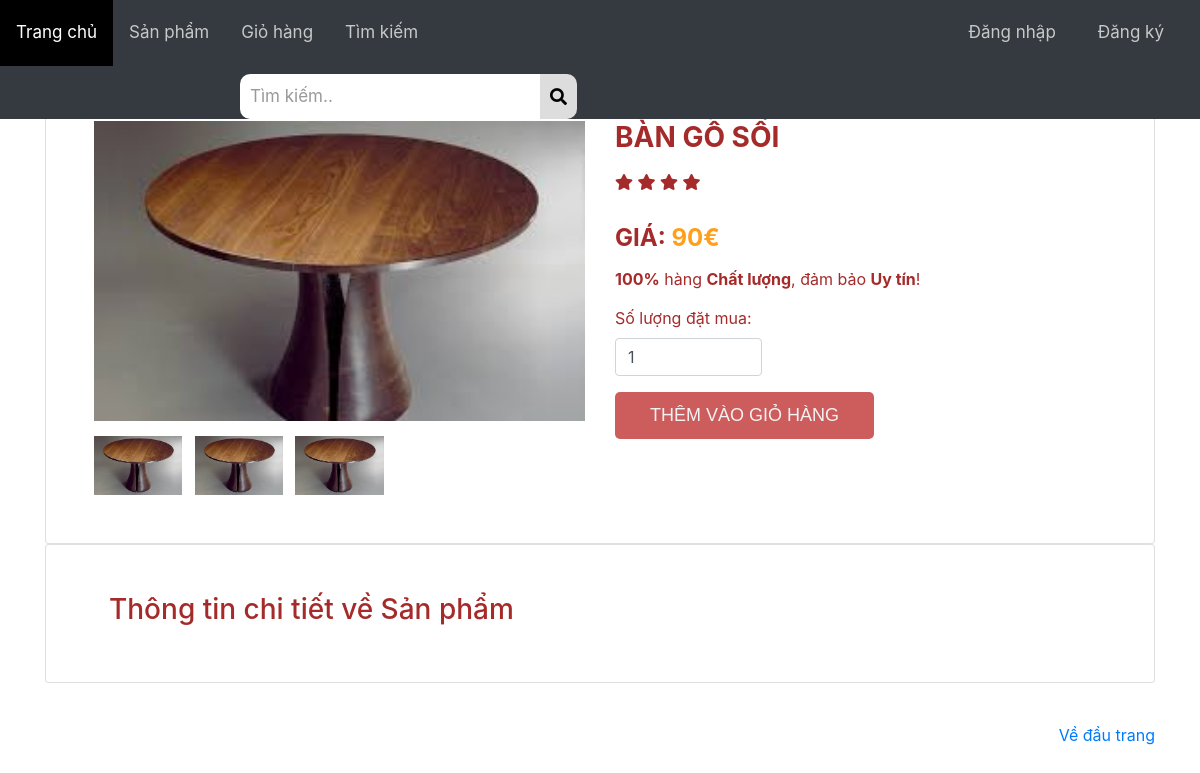
/web/productdetail.php?id=20, run on the app's committed database.
### tables this page shows
CREATE TABLE `sanpham` (
  `id_sp` int(11) NOT NULL,
  `id_danhmuc` int(11) NOT NULL,
  `tensp` varchar(255) NOT NULL,
  `gia` varchar(100) NOT NULL,
  `sp_active` int(11) NOT NULL,
  `image_sp` varchar(50) NOT NULL,
  `star` int(11) NOT NULL,
  `motangan` text NOT NULL,
  `motachitiet` text NOT NULL,
  `trang_thai` tinyint(1) NOT NULL DEFAULT 1
);

### web/productdetail.php (the view, shortened to what this page needs)
<?php
include_once("config/config.php");
?>
<?php
$id = $_GET['id'];
?>
<html>
<head>
    <link rel="stylesheet" href="style/style.css" media="screen" type="text/css" />
    <link rel="stylesheet" href="style/style_topnav.css" media="screen" type="text/css" />
    <link rel="stylesheet" href="style/style_ourteam.css" media="screen" type="text/css">
    <link rel="stylesheet" href="https://cdnjs.cloudflare.com/ajax/libs/font-awesome/5.15.4/css/all.min.css">
    <link rel="stylesheet" href="style/product-detail.css" media="screen" type="text/css">
    <link rel="stylesheet" href="style/bootstrap.min.css" media="screen" type="text/css">
</head>
<body>
<?php
include 'header.php';
?>
<main role="main">
    <div class="container mt-4">
        <div class="card">
            <div class="container-fliud">
                <?php
                $ctsp = "SELECT * FROM sanpham WHERE id_sp ='$id'";
                $sql_sanpham = mysqli_query($mysqli, $ctsp);
                $row = mysqli_fetch_array($sql_sanpham);
                ?>
                <div class="wrapper row">
                    <div class="preview col-md-6">
                        <div class="preview-pic tab-content">
                            <div class="tab-pane active" id="pic-3">
                                <img src="images/<?php echo $row['image_sp'] ?>">
                            </div>
                        </div>
                        <ul class="preview-thumbnail nav nav-tabs">
                            <li class="active">
                                <a data-target="#pic-1" data-toggle="tab" class="">
                                    <img src="images/<?php echo $row['image_sp'] ?>">
                                </a>
                            </li>
                            <li class="">
                                <a data-target="#pic-2" data-toggle="tab" class="">
                                    <img src="images/<?php echo $row['image_sp'] ?>">
                                </a>
                            </li>
                            <li class="">
                                <a data-target="#pic-3" data-toggle="tab" class="active">
                                    <img src="images/<?php echo $row['image_sp'] ?>">
                                </a>
                            </li>
                        </ul>
                    </div>
                    <div class="details col-md-6">
                        <h3 class="product-title"><?php echo $row['tensp'] ?></h3>
                        <div class="rating">
                            <div class="stars">
                                <?php
                                $sao = $row['star'];
                                $count = 0;
                                while ($count++ < $sao) {
                                    ?>
                                    <i class="fa fa-star"></i>
                                    <?php
                                } ?>
                            </div>
                        </div>
                        <h4 class="price">Giá: <span><?php echo $row['gia'].'€' ?></span></h4>
                        <p class="vote"><strong>100%</strong> hàng <strong>Chất lượng</strong>, đảm bảo <strong>Uy tín</strong>!</p>
                        <div class="form-group">
                            <label for="soluong">Số lượng đặt mua:</label>
                            <form id="add-to-cart-form" >
                                <input type="number" min="1" max="1000" class="form-control" id="soluong" value="1">
                            </form>
                        </div>
                        <div class="main">
                            <input class="add-to-cart btn btn-default" id="btnThemVaoGioHang" value="Thêm vào giỏ hàng"
                                  type="submit" onclick="myFunction()">
                            <br> <br>
                        </div>
                    </div>
                </div>
            </div>
        </div>
        <div class="card">
            <div class="container-fluid">
                <h3>Thông tin chi tiết về Sản phẩm</h3>
            </div>
        </div>
    </div>
</main>
<br>
<footer class="footer mt-auto py-3">
    <div class="container">
        <p class="float-right">
            <a href="#">Về đầu trang</a>
        </p>
    </div>
</footer>
</body>
</html>

### web/style/style.css (style rules this page uses)
* { margin:0; padding: 0; }
img { filter: brightness(90%); }
html { font-family: Arial, Helvetica, sans-serif; }
h1, h2, h3, h4, h5, h6 { font-weight: normal; font-size: 50%; }
::placeholder { color: #999!important; }
.card { color: brown; }
:root { --color: #95f9fe; }

### web/style/style_topnav.css (style rules this page uses)
* { box-sizing: border-box; }
body { margin: 0; font-family: Arial, Helvetica, sans-serif; }
.active { color: white ; }

### web/style/product-detail.css (style rules this page uses)
img { max-width: 100%; }
.preview { display: -webkit-box; display: -webkit-flex; display: -ms-flexbox; display: flex; -webkit-box-orient: vertical; -webkit-box-direction: normal; -webkit-flex-direction: column; -ms-flex-direction: column; flex-direction: column; }
.preview-pic { -webkit-box-flex: 1; -webkit-flex-grow: 1; -ms-flex-positive: 1; flex-grow: 1; max-height: 300px; }
.preview-thumbnail.nav-tabs { border: none; margin-top: 15px; }
.preview-thumbnail.nav-tabs li { width: 18%; margin-right: 2.5%; }
.preview-thumbnail.nav-tabs li img { max-width: 100%; display: block; }
.preview-thumbnail.nav-tabs li a { padding: 0; margin: 0; }
.preview-thumbnail.nav-tabs li:last-of-type { margin-right: 0; }
.tab-content { overflow: hidden; }
.tab-content img { width: 100%; -webkit-animation-name: opacity; animation-name: opacity; -webkit-animation-duration: .3s; animation-duration: .3s; }
.card { background: #eee; padding: 3em; line-height: 1.5em; }
.details { display: -webkit-box; display: -webkit-flex; display: -ms-flexbox; display: flex; -webkit-box-orient: vertical; -webkit-box-direction: normal; -webkit-flex-direction: column; -ms-flex-direction: column; flex-direction: column; }
.product-title, .price, .sizes, .colors { text-transform: UPPERCASE; font-weight: bold; }
.checked, .price span { color: #ff9f1a; }
.product-title, .rating, .product-description, .price, .vote, .sizes { margin-bottom: 15px; }
.product-title { margin-top: 0; }
.add-to-cart, .like { text-transform: UPPERCASE; font-weight: bold; color: #fff; }
#btnThemVaoGioHang, #muangay { color: white; font-family: Arial, Helvetica, sans-serif; }
#btnThemVaoGioHang { border: none; background: indianred; color: #f2f2f2; padding: 10px 35px; font-size: 18px; border-radius: 5px; position: relative; box-sizing: border-box; transition: all 500ms ease; overflow:hidden }
#btnThemVaoGioHang:before { font-family: FontAwesome; content:"\f217"; position: absolute; top: 11px; left: -30px; transition: all 200ms ease; }
.add-to-cart { margin-right: 15px; }
#soluong { width: 30%; }
.fa { line-height: revert!important; }

### data on the page
sanpham: image_sp (picture), tensp "BÀN GỖ SỒI", star 4 (drawn), gia "90"
